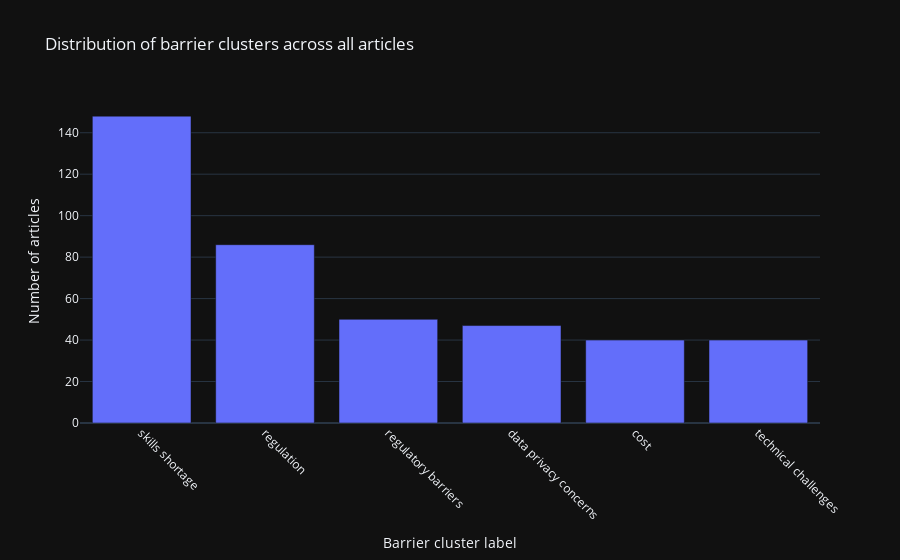

The notebook cell saved with this chart:
### Code cell
barrier_counts = (
    target_df["barrier_cluster_label"]
    .astype(str)
    .str.strip()
    .replace("", "unknown")
    .value_counts()
    .reset_index()
)
barrier_counts.columns = ["barrier_cluster_label", "n_articles"]
barrier_counts = barrier_counts[
    ~barrier_counts["barrier_cluster_label"].isin(["other", "none"])
]
fig = px.bar(
    barrier_counts,
    x="barrier_cluster_label",
    y="n_articles",
    title="Distribution of barrier clusters across all articles",
)
fig.update_layout(
    xaxis_title="Barrier cluster label",
    yaxis_title="Number of articles",
    xaxis_tickangle=45,
)
fig.show()
fig.write_html(os.path.join(OUT_DIR, "02_barrier_cluster_distribution_articles.html"))

### Figure 1 — Plotly figure (JSON) as saved in the notebook; plotly's stock layout.template omitted (floating-point values rounded to 4 significant figures)
{"data": [{"hovertemplate": "barrier_cluster_label=%{x}<br>n_articles=%{y}<extra></extra>", "legendgroup": "", "marker": {"color": "#636efa", "pattern": {"shape": ""}}, "name": "", "orientation": "v", "showlegend": false, "textposition": "auto", "x": ["skills shortage", "regulation", "regulatory barriers", "data privacy concerns", "cost", "technical challenges"], "xaxis": "x", "y": [148, 86, 50, 47, 40, 40], "yaxis": "y", "type": "bar"}], "layout": {"xaxis": {"anchor": "y", "domain": [0.0, 1.0], "title": {"text": "Barrier cluster label"}, "tickangle": 45}, "yaxis": {"anchor": "x", "domain": [0.0, 1.0], "title": {"text": "Number of articles"}}, "legend": {"tracegroupgap": 0}, "title": {"text": "Distribution of barrier clusters across all articles"}, "barmode": "relative"}}
